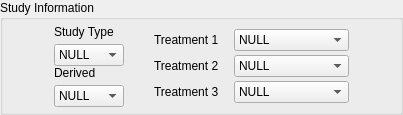
                  <widget class="QGroupBox" name="groupBox_3">
                   <property name="title">
                    <string>Study Information</string>
                   </property>
                   <layout class="QHBoxLayout" name="horizontalLayout_30">
                    <property name="topMargin">
                     <number>5</number>
                    </property>
                    <property name="bottomMargin">
                     <number>5</number>
                    </property>
                    <item>
                     <layout class="QHBoxLayout" name="horizontalLayout_29">
                      <item>
                       <spacer name="horizontalSpacer_9">
                        <property name="orientation">
                         <enum>Qt::Horizontal</enum>
                        </property>
                        <property name="sizeHint" stdset="0">
                         <size>
                          <width>40</width>
                          <height>20</height>
                         </size>
                        </property>
                       </spacer>
                      </item>
                      <item>
                       <layout class="QGridLayout" name="gridLayout_2">
                        <property name="horizontalSpacing">
                         <number>30</number>
                        </property>
                        <item row="0" column="0">
                         <layout class="QVBoxLayout" name="verticalLayout_7">
                          <item>
                           <layout class="QVBoxLayout" name="verticalLayout_5">
                            <property name="spacing">
                             <number>5</number>
                            </property>
                            <item>
                             <widget class="QLabel" name="label_15">
                              <property name="text">
                               <string>Study Type   </string>
                              </property>
                             </widget>
                            </item>
                            <item>
                             <widget class="QComboBox" name="cboxStudytype">
                              <item>
                               <property name="text">
                                <string>NULL</string>
                               </property>
                              </item>
                              <item>
                               <property name="text">
                                <string>obs</string>
                               </property>
                              </item>
                              <item>
                               <property name="text">
                                <string>exp</string>
                               </property>
                              </item>
                             </widget>
                            </item>
                           </layout>
                          </item>
                          <item>
                           <layout class="QVBoxLayout" name="verticalLayout_6">
                            <property name="spacing">
                             <number>5</number>
                            </property>
                            <item>
                             <widget class="QLabel" name="label_16">
                              <property name="text">
                               <string>Derived</string>
                              </property>
                             </widget>
                            </item>
                            <item>
                             <widget class="QComboBox" name="cboxDerived">
                              <item>
                               <property name="text">
                                <string>NULL</string>
                               </property>
                              </item>
                              <item>
                               <property name="text">
                                <string>yes</string>
                               </property>
                              </item>
                              <item>
                               <property name="text">
                                <string>no</string>
                               </property>
                              </item>
                             </widget>
                            </item>
                           </layout>
                          </item>
                         </layout>
                        </item>
                        <item row="0" column="1">
                         <layout class="QVBoxLayout" name="verticalLayout_8">
                          <item>
                           <layout class="QHBoxLayout" name="horizontalLayout_23">
                            <property name="spacing">
                             <number>15</number>
                            </property>
                            <item>
                             <widget class="QLabel" name="label_17">
                              <property name="text">
                               <string>Treatment 1</string>
                              </property>
                             </widget>
                            </item>
                            <item>
                             <widget class="QComboBox" name="cboxTreatment1">
                              <item>
                               <property name="text">
                                <string>NULL</string>
                               </property>
                              </item>
                              <item>
                               <property name="text">
                                <string>resource</string>
                               </property>
                              </item>
                              <item>
                               <property name="text">
                                <string>consumer</string>
                               </property>
                              </item>
                              <item>
                               <property name="text">
                                <string>precipitation</string>
                               </property>
                              </item>
                              <item>
                               <property name="text">
                                <string>temperature</string>
                               </property>
                              </item>
                              <item>
                               <property name="text">
                                <string>fire</string>
                               </property>
                              </item>
                              <item>
                               <property name="text">
                                <string>disturbance</string>
                               </property>
                              </item>
                              <item>
                               <property name="text">
                                <string>density</string>
                               </property>
                              </item>
                              <item>
                               <property name="text">
                                <string>exclosure</string>
                               </property>
                              </item>
                              <item>
                               <property name="text">
                                <string>removal</string>
                               </property>
                              </item>
                              <item>
                               <property name="text">
                                <string>pH</string>
                               </property>
                              </item>
                              <item>
                               <property name="text">
                                <string>competition</string>
                               </property>
                              </item>
                              <item>
                               <property name="text">
                                <string>diversity</string>
                               </property>
                              </item>
                              <item>
                               <property name="text">
                                <string>spatial gradient</string>
                               </property>
                              </item>
                              <item>
                               <property name="text">
                                <string>restoration</string>
                               </property>
                              </item>
                             </widget>
                            </item>
                           </layout>
                          </item>
                          <item>
                           <layout class="QHBoxLayout" name="horizontalLayout_24">
                            <property name="spacing">
                             <number>15</number>
                            </property>
                            <item>
                             <widget class="QLabel" name="label_18">
                              <property name="text">
                               <string>Treatment 2</string>
                              </property>
                             </widget>
                            </item>
                            <item>
                             <widget class="QComboBox" name="cboxTreatment2">
                              <item>
                               <property name="text">
                                <string>NULL</string>
                               </property>
                              </item>
                              <item>
                               <property name="text">
                                <string>resource</string>
                               </property>
                              </item>
                              <item>
                               <property name="text">
                                <string>consumer</string>
                               </property>
                              </item>
                              <item>
                               <property name="text">
                                <string>precipitation</string>
                               </property>
                              </item>
                              <item>
                               <property name="text">
                                <string>temperature</string>
                               </property>
                              </item>
                              <item>
                               <property name="text">
                                <string>fire</string>
                               </property>
                              </item>
                              <item>
                               <property name="text">
                                <string>disturbance</string>
                               </property>
                              </item>
                              <item>
                               <property name="text">
                                <string>density</string>
                               </property>
                              </item>
                              <item>
                               <property name="text">
                                <string>exclosure</string>
                               </property>
                              </item>
                              <item>
                               <property name="text">
                                <string>removal</string>
                               </property>
                              </item>
                              <item>
                               <property name="text">
                                <string>pH</string>
                               </property>
                              </item>
                              <item>
                               <property name="text">
                                <string>competition</string>
                               </property>
                              </item>
                              <item>
                               <property name="text">
                                <string>diversity</string>
                               </property>
                              </item>
                              <item>
                               <property name="text">
                                <string>spatial gradient</string>
                               </property>
                              </item>
                              <item>
                               <property name="text">
                                <string>restoration</string>
                               </property>
                              </item>
                             </widget>
                            </item>
                           </layout>
                          </item>
                          <item>
                           <layout class="QHBoxLayout" name="horizontalLayout_25">
                            <property name="spacing">
                             <number>15</number>
                            </property>
                            <item>
                             <widget class="QLabel" name="label_19">
                              <property name="text">
                               <string>Treatment 3</string>
                              </property>
                             </widget>
                            </item>
                            <item>
                             <widget class="QComboBox" name="cboxTreatment3">
                              <item>
                               <property name="text">
                                <string>NULL</string>
                               </property>
                              </item>
                              <item>
                               <property name="text">
                                <string>resource</string>
                               </property>
                              </item>
                              <item>
                               <property name="text">
                                <string>consumer</string>
                               </property>
                              </item>
                              <item>
                               <property name="text">
                                <string>precipitation</string>
                               </property>
                              </item>
                              <item>
                               <property name="text">
                                <string>temperature</string>
                               </property>
                              </item>
                              <item>
                               <property name="text">
                                <string>fire</string>
                               </property>
                              </item>
                              <item>
                               <property name="text">
                                <string>disturbance</string>
                               </property>
                              </item>
                              <item>
                               <property name="text">
                                <string>density</string>
                               </property>
                              </item>
                              <item>
                               <property name="text">
                                <string>exclosure</string>
                               </property>
                              </item>
                              <item>
                               <property name="text">
                                <string>removal</string>
                               </property>
                              </item>
                              <item>
                               <property name="text">
                                <string>pH</string>
                               </property>
                              </item>
                              <item>
                               <property name="text">
                                <string>competition</string>
                               </property>
                              </item>
                              <item>
                               <property name="text">
                                <string>diversity</string>
                               </property>
                              </item>
                              <item>
                               <property name="text">
                                <string>spatial gradient</string>
                               </property>
                              </item>
                              <item>
                               <property name="text">
                                <string>restoration</string>
                               </property>
                              </item>
                             </widget>
                            </item>
                           </layout>
                          </item>
                         </layout>
                        </item>
                       </layout>
                      </item>
                      <item>
                       <spacer name="horizontalSpacer_10">
                        <property name="orientation">
                         <enum>Qt::Horizontal</enum>
                        </property>
                        <property name="sizeHint" stdset="0">
                         <size>
                          <width>40</width>
                          <height>20</height>
                         </size>
                        </property>
                       </spacer>
                      </item>
                     </layout>
                    </item>
                   </layout>
                  </widget>
